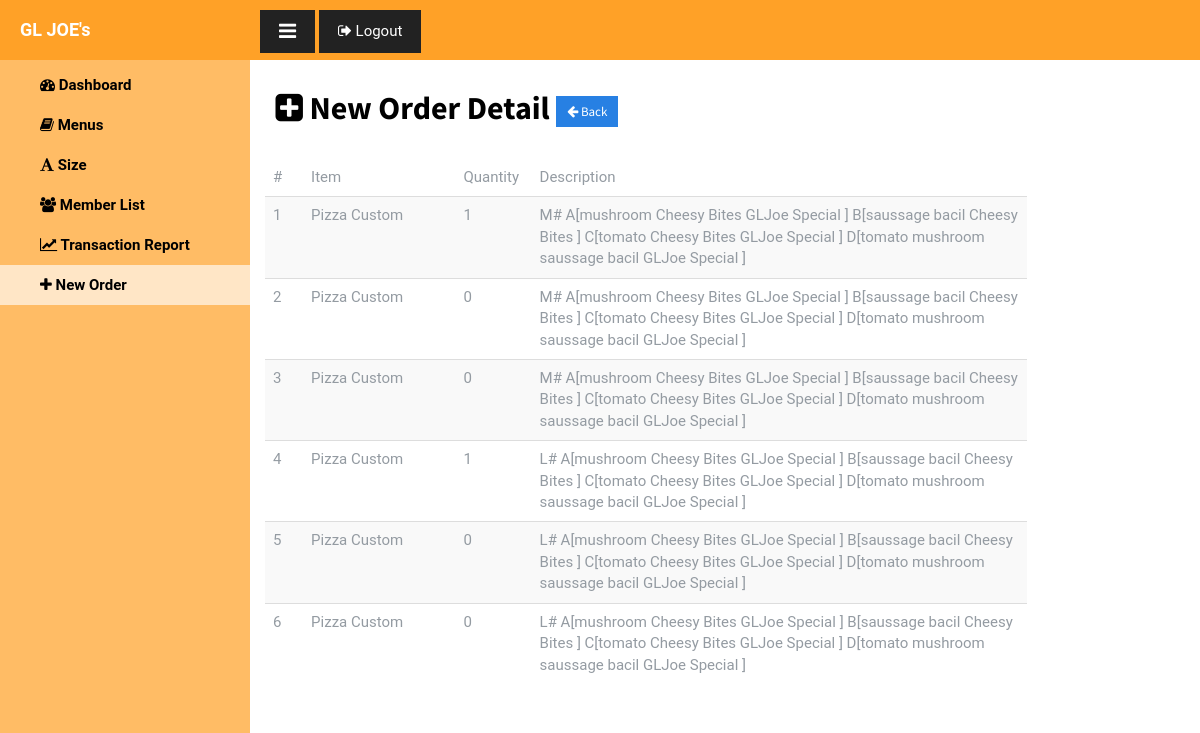
Screenshot of /neworder_detail.php?id=29 (signed in) with the database file from the repository.
### tables this page shows
CREATE TABLE `detail` (
  `id` int(11) NOT NULL,
  `transaksi_id` int(11) NOT NULL,
  `item` varchar(30) NOT NULL,
  `quantity` int(11) NOT NULL,
  `description` varchar(255) NOT NULL,
  `status_acc` int(11) NOT NULL
);

### neworder_detail.php (the view, shortened to what this page needs)
<?php session_start(); include('include/connect_db.php');
	$query="SELECT * FROM detail WHERE transaksi_id=".$_GET['id'];
	$rs=mysqli_query($con,$query);
?>
<!DOCTYPE html>
<head>
	<?php include("include/header.php");?>
</head>
<body>
    <div id="wrapper">
        <div id="sidebar-wrapper" >
		    <ul class="sidebar-nav">
		        <li class="sidebar-brand">
		            <a href="#" style="background-color:#ffa127;color: white;"><strong>GL JOE's</strong></a>
		        </li>
		        <li id="overview" ><a href="admin.php"><strong><i class="fa fa-dashboard"></i> Dashboard</strong></a></li>
		        <li id="menus"><a href="menus.php"><strong><i class="fa fa-book"></i>  Menus</strong></a></li>
		        <li id="size"><a href="size.php"><strong><i class="fa fa-font"></i> Size</strong></a></li>
		        <li id="member"><a href="member.php"><strong><i class="fa fa-users"></i> Member List</strong></a></li>
		        <li id="transaction"><a href="transaction.php"><strong><i class="fa fa-line-chart"></i> Transaction Report</strong></a></li>
		        <li id="new_order" class="selected" style="background-color: #ffe6c6"><a href="neworder.php"><strong><i class="fa fa-plus"></i> New Order &nbsp &nbsp &nbsp &nbsp &nbsp &nbsp &nbsp &nbsp &nbsp &nbsp</strong> <span class="label label-default label-as-badge" id="new_badge"></span></a></li>
		    </ul>
		</div>
        <div id="page-content-wrapper" class="col-md-12" style="background-color:#ffa127;height:60px; width:100%;padding:10px;position:fixed;z-index:100;">
            <a href="#menu-toggle" class="btn btn-default" id="menu-toggle"><i class="fa fa-lg fa-bars"></i></a>
            <a href="logout.php" class="btn btn-default"><i class="fa fa-sign-out"></i> Logout</a>
        </div>
        <div class="container-fluid table-responsive" style="padding-top: 70px;">
			<div class="row">
			<h2 style="color:black"><strong>&nbsp &nbsp <i class="fa  fa-plus-square"></i> New Order Detail</strong> <button class="btn btn-primary btn-sm" onclick="window.location='neworder.php'"><i class="fa  fa-arrow-left"></i> Back</button></h2>
					<br>
					<div class="col-md-10 ">
						<table class="table table-striped">
							<thead>
								<tr>
									<td width="5%">#</td>
									<td width="20%">Item</td>
									<td width="10%">Quantity</td>
									<td width="65%">Description</td>
								</tr>
							</thead>
						<?php $co=1; while($row = mysqli_fetch_assoc($rs)){?>
								<tr>
									<td><?php echo $co++;?></td>
									<td><?php echo $row['item']?></td>
									<td><?php echo $row['quantity']?></td>
									<td><?php echo $row['description']?></td>
								</tr>
						<?php }?>
						</table>
					</div>
			</div>
		</div>
	</div>
</body>
</html>

### css/simple-sidebar.css (style rules this page uses)
#wrapper { padding-left: 0; -webkit-transition: all 0.5s ease; -moz-transition: all 0.5s ease; -o-transition: all 0.5s ease; transition: all 0.5s ease; }
#sidebar-wrapper { z-index: 1000; position: fixed; left: 250px; width: 0; height: 100%; margin-left: -250px; overflow-y: auto; background: #FFBC65 ; -webkit-transition: all 0.5s ease; -moz-transition: all 0.5s ease; -o-transition: all 0.5s ease; transition: all 0.5s ease; }
#page-content-wrapper { width: 100%; position: absolute; padding: 15px; }
.sidebar-nav { position: absolute; top: 0; width: 250px; margin: 0; padding: 0; color: white; list-style: none; }
.sidebar-nav li { text-indent: 20px; line-height: 40px; }
.sidebar-nav li a { display: block; text-decoration:none; color: black; }
.sidebar-nav > .sidebar-brand { height: 65px; font-size: 18px; line-height: 60px; }
.sidebar-nav > .sidebar-brand a { color: #999999; }
@media (min-width:768px) { #wrapper { padding-left: 250px; } }
@media (min-width:768px) { #sidebar-wrapper { width: 250px; } }
@media (min-width:768px) { #page-content-wrapper { padding: 20px; position: relative; } }

### include/header.php (style rules this page uses)
a { color: white; }
body { background: white; font-family: 'Roboto', sans-serif; color: #949ba2; }
.selected { background-color: lightgray; }

### rows the page displays
detail: item "Pizza Custom", quantity "1", description "M# A[mushroom Cheesy Bites GLJoe Special ] B[saussage bacil Cheesy Bites ] C[tomato Cheesy Bites GLJoe Special ] D[tomato mushroom saussage bacil GLJoe Special ]"
detail: item "Pizza Custom", quantity "0", description "M# A[mushroom Cheesy Bites GLJoe Special ] B[saussage bacil Cheesy Bites ] C[tomato Cheesy Bites GLJoe Special ] D[tomato mushroom saussage bacil GLJoe Special ]"
detail: item "Pizza Custom", quantity "0", description "M# A[mushroom Cheesy Bites GLJoe Special ] B[saussage bacil Cheesy Bites ] C[tomato Cheesy Bites GLJoe Special ] D[tomato mushroom saussage bacil GLJoe Special ]"
detail: item "Pizza Custom", quantity "1", description "L# A[mushroom Cheesy Bites GLJoe Special ] B[saussage bacil Cheesy Bites ] C[tomato Cheesy Bites GLJoe Special ] D[tomato mushroom saussage bacil GLJoe Special ]"
detail: item "Pizza Custom", quantity "0", description "L# A[mushroom Cheesy Bites GLJoe Special ] B[saussage bacil Cheesy Bites ] C[tomato Cheesy Bites GLJoe Special ] D[tomato mushroom saussage bacil GLJoe Special ]"
detail: item "Pizza Custom", quantity "0", description "L# A[mushroom Cheesy Bites GLJoe Special ] B[saussage bacil Cheesy Bites ] C[tomato Cheesy Bites GLJoe Special ] D[tomato mushroom saussage bacil GLJoe Special ]"
